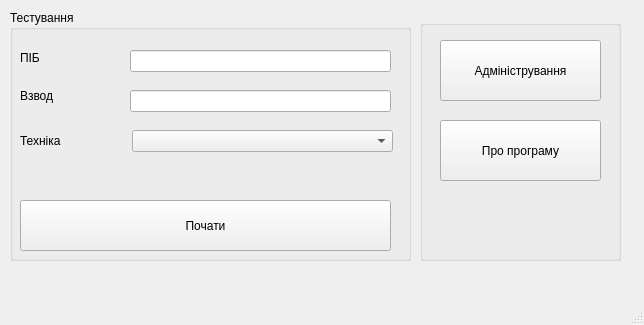
<?xml version="1.0" encoding="UTF-8"?>
<ui version="4.0">
 <class>MainWindow</class>
 <widget class="QMainWindow" name="MainWindow">
  <property name="geometry">
   <rect>
    <x>0</x>
    <y>0</y>
    <width>644</width>
    <height>325</height>
   </rect>
  </property>
  <property name="windowTitle">
   <string>MainWindow</string>
  </property>
  <widget class="QWidget" name="centralwidget">
   <widget class="QGroupBox" name="groupBox">
    <property name="geometry">
     <rect>
      <x>10</x>
      <y>10</y>
      <width>401</width>
      <height>251</height>
     </rect>
    </property>
    <property name="title">
     <string>Тестування</string>
    </property>
    <widget class="QPushButton" name="pushButton_3">
     <property name="geometry">
      <rect>
       <x>10</x>
       <y>190</y>
       <width>371</width>
       <height>51</height>
      </rect>
     </property>
     <property name="text">
      <string>Почати</string>
     </property>
    </widget>
    <widget class="QLineEdit" name="lineEdit">
     <property name="geometry">
      <rect>
       <x>120</x>
       <y>40</y>
       <width>261</width>
       <height>22</height>
      </rect>
     </property>
    </widget>
    <widget class="QLineEdit" name="lineEdit_2">
     <property name="geometry">
      <rect>
       <x>120</x>
       <y>80</y>
       <width>261</width>
       <height>22</height>
      </rect>
     </property>
    </widget>
    <widget class="QComboBox" name="comboBox">
     <property name="geometry">
      <rect>
       <x>122</x>
       <y>120</y>
       <width>261</width>
       <height>22</height>
      </rect>
     </property>
    </widget>
    <widget class="QLabel" name="label">
     <property name="geometry">
      <rect>
       <x>10</x>
       <y>40</y>
       <width>101</width>
       <height>16</height>
      </rect>
     </property>
     <property name="text">
      <string>ПІБ</string>
     </property>
    </widget>
    <widget class="QLabel" name="label_2">
     <property name="geometry">
      <rect>
       <x>10</x>
       <y>70</y>
       <width>101</width>
       <height>31</height>
      </rect>
     </property>
     <property name="text">
      <string>Взвод</string>
     </property>
    </widget>
    <widget class="QLabel" name="label_3">
     <property name="geometry">
      <rect>
       <x>10</x>
       <y>120</y>
       <width>101</width>
       <height>21</height>
      </rect>
     </property>
     <property name="text">
      <string>Техніка</string>
     </property>
    </widget>
   </widget>
   <widget class="QGroupBox" name="groupBox_2">
    <property name="geometry">
     <rect>
      <x>420</x>
      <y>20</y>
      <width>201</width>
      <height>241</height>
     </rect>
    </property>
    <property name="title">
     <string/>
    </property>
    <widget class="QPushButton" name="pushButton">
     <property name="geometry">
      <rect>
       <x>20</x>
       <y>20</y>
       <width>161</width>
       <height>61</height>
      </rect>
     </property>
     <property name="text">
      <string>Адміністрування</string>
     </property>
    </widget>
    <widget class="QPushButton" name="pushButton_2">
     <property name="geometry">
      <rect>
       <x>20</x>
       <y>100</y>
       <width>161</width>
       <height>61</height>
      </rect>
     </property>
     <property name="text">
      <string>Про програму</string>
     </property>
    </widget>
   </widget>
  </widget>
  <widget class="QMenuBar" name="menubar">
   <property name="geometry">
    <rect>
     <x>0</x>
     <y>0</y>
     <width>644</width>
     <height>26</height>
    </rect>
   </property>
  </widget>
  <widget class="QStatusBar" name="statusbar"/>
 </widget>
 <resources/>
 <connections/>
</ui>
